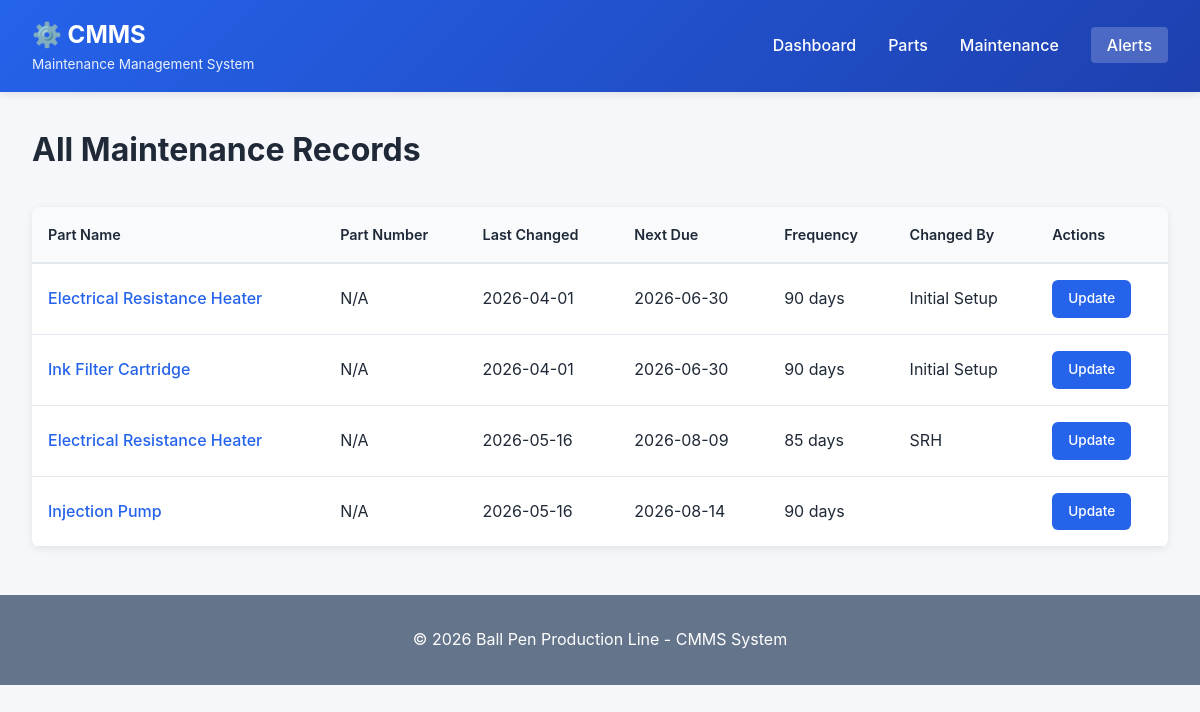
The app's page /maintenance with its own data.
### tables this page shows
CREATE TABLE maintenance_records (
                id INTEGER PRIMARY KEY AUTOINCREMENT,
                part_id INTEGER NOT NULL,
                last_changed TIMESTAMP,
                next_scheduled_change TIMESTAMP,
                change_frequency_days INTEGER,
                performed_by TEXT,
                notes TEXT,
                created_at TIMESTAMP DEFAULT CURRENT_TIMESTAMP,
                updated_at TIMESTAMP DEFAULT CURRENT_TIMESTAMP,
                FOREIGN KEY (part_id) REFERENCES parts (id)
            );

CREATE TABLE parts (
                id INTEGER PRIMARY KEY AUTOINCREMENT,
                name TEXT NOT NULL UNIQUE,
                description TEXT,
                location TEXT,
                part_number TEXT,
                created_at TIMESTAMP DEFAULT CURRENT_TIMESTAMP
            );

### cmms_app.py (the view)
@app.route('/maintenance')
def maintenance():
    db = get_db()
    records = db.get_all_maintenance_records()
    return render_template('maintenance.html', records=records)

### cmms_app.py (called while the page is built)
def get_db():
    db = getattr(g, '_database', None)
    if db is None:
        db = g._database = CMmsDatabase()
    return db

### cmms_database.py (called while the page is built)
    def init_db(self):
        self.conn = sqlite3.connect(self.db_path)
        self.conn.row_factory = sqlite3.Row
        self.cursor = self.conn.cursor()
        self.create_tables()

    def close(self):
        if self.conn:
            self.conn.close()

    def get_all_maintenance_records(self):
        self.cursor.execute('''
            SELECT mr.*, p.name FROM maintenance_records mr
            JOIN parts p ON mr.part_id = p.id
            ORDER BY mr.next_scheduled_change
        ''')
        return self.cursor.fetchall()

### templates/maintenance.html (shortened to what this page needs)
{% extends "base.html" %}
{% block content %}
<div class="page-header">
    <h2>All Maintenance Records</h2>
</div>
<table class="data-table">
    <thead>
        <tr>
            <th>Part Name</th>
            <th>Part Number</th>
            <th>Last Changed</th>
            <th>Next Due</th>
            <th>Frequency</th>
            <th>Changed By</th>
            <th>Actions</th>
        </tr>
    </thead>
    <tbody>
        {% for record in records %}
        <tr>
            <td>
                <a href="{{ url_for('view_part', part_id=record.part_id) }}" class="link">
                    {{ record.name }}
                </a>
            </td>
            <td>N/A</td>
            <td>{{ record.last_changed[:10] if record.last_changed else 'N/A' }}</td>
            <td>{{ record.next_scheduled_change[:10] if record.next_scheduled_change else 'N/A' }}</td>
            <td>{{ record.change_frequency_days }} days</td>
            <td>{{ record.performed_by }}</td>
            <td>
                <a href="{{ url_for('record_maintenance', part_id=record.part_id) }}" class="btn btn-sm btn-primary">Update</a>
            </td>
        </tr>
        {% endfor %}
    </tbody>
</table>
{% endblock %}

### static/style.css (style rules this page uses)
:root { --primary: #2563eb; --primary-dark: #1e40af; --secondary: #64748b; --success: #10b981; --warning: #f59e0b; --danger: #ef4444; --info: #3b82f6; --light: #f8fafc; --border: #e2e8f0; --text: #1f2937; --text-light: #6b7280; }
* { margin: 0; padding: 0; box-sizing: border-box; }
body { font-family: -apple-system, BlinkMacSystemFont, 'Segoe UI', Roboto, Oxygen, Ubuntu, Cantarell, sans-serif; line-height: 1.6; color: var(--text); background: #f5f7fa; }
.page-header { display: flex; justify-content: space-between; align-items: center; margin-bottom: 2rem; }
.page-header h2 { font-size: 2rem; color: var(--text); }
.btn { display: inline-block; padding: 0.75rem 1.5rem; border-radius: 6px; text-decoration: none; border: none; cursor: pointer; font-weight: 500; transition: all 0.3s; font-size: 0.95rem; }
.btn-primary { background: var(--primary); color: white; }
.btn-sm { padding: 0.5rem 1rem; font-size: 0.85rem; }
.data-table { width: 100%; border-collapse: collapse; background: white; border-radius: 8px; overflow: hidden; box-shadow: 0 2px 8px rgba(0,0,0,0.08); }
.data-table thead { background: var(--light); border-bottom: 2px solid var(--border); }
.data-table th { padding: 1rem; text-align: left; font-weight: 600; color: var(--text); font-size: 0.9rem; }
.data-table td { padding: 1rem; border-bottom: 1px solid var(--border); }
.link { color: var(--primary); text-decoration: none; font-weight: 500; }

### records on screen
maintenance_records: name "Electrical Resistance Heater", last_changed "2026-04-01", next_scheduled_change "2026-06-30", change_frequency_days "90", performed_by "Initial Setup"
maintenance_records: name "Ink Filter Cartridge", last_changed "2026-04-01", next_scheduled_change "2026-06-30", change_frequency_days "90", performed_by "Initial Setup"
maintenance_records: name "Electrical Resistance Heater", last_changed "2026-05-16", next_scheduled_change "2026-08-09", change_frequency_days "85", performed_by "SRH"
maintenance_records: name "Injection Pump", last_changed "2026-05-16", next_scheduled_change "2026-08-14", change_frequency_days "90"
